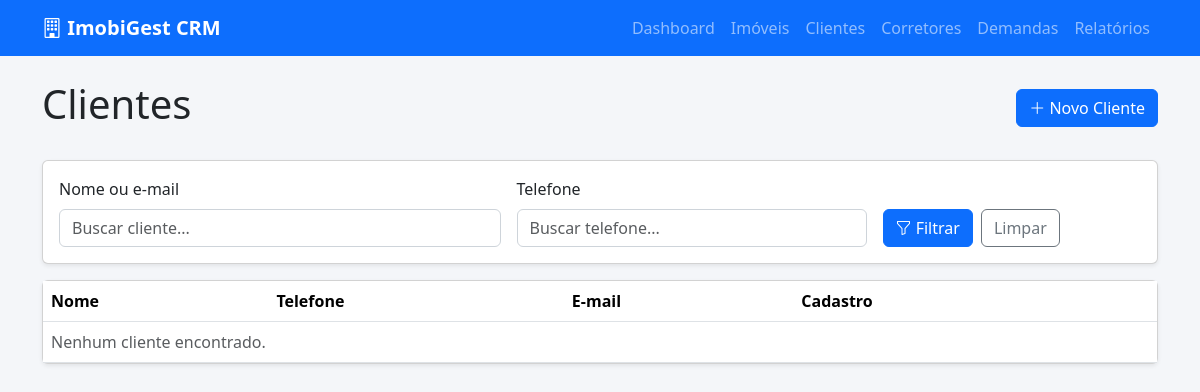
/clientes/, run on an earlier commit of the app's database.
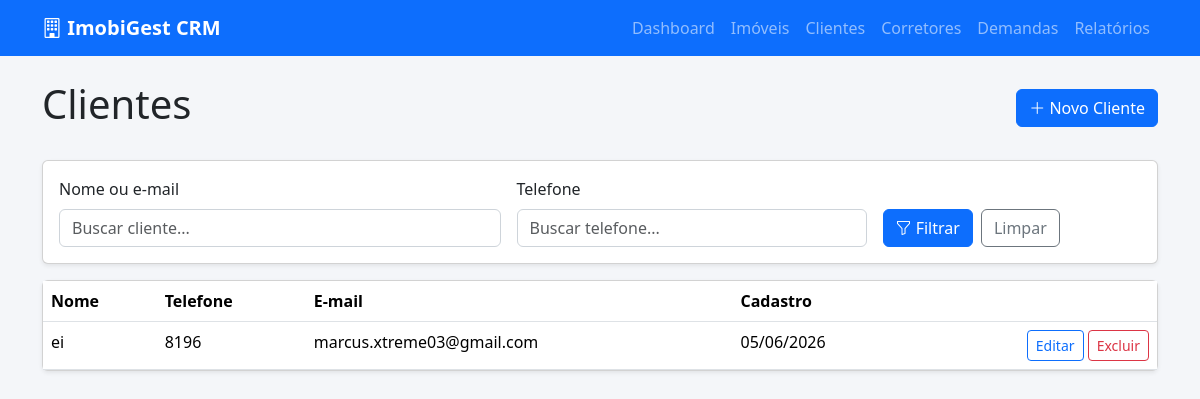
And on a later commit of the database.
### apps/imoveis/models.py (models this page shows, shortened)
class Cliente(models.Model):
    nome = models.CharField(max_length=150)
    telefone = models.CharField(max_length=20)
    email = models.EmailField(blank=True, null=True)
    observacao = models.TextField(blank=True, null=True)
    criado_em = models.DateTimeField(auto_now_add=True)

### apps/clientes/views.py (the view)
# urls.py: path('', ClienteListView.as_view(), name='list'),
class ClienteListView(ListView):
    model = Cliente
    template_name = 'clientes/list.html'
    context_object_name = 'clientes'
    paginate_by = 10
    def get_queryset(self):
        qs = Cliente.objects.all()
        params = self.request.GET
        if q := params.get('q', '').strip():
            qs = qs.filter(
                Q(nome__icontains=q) | Q(email__icontains=q)
            )
        if telefone := params.get('telefone', '').strip():
            qs = qs.filter(telefone__icontains=telefone)
        return qs.order_by('-criado_em')

### apps/clientes/templates/clientes/list.html (shortened to what this page needs)
{% extends 'base.html' %}
{% block content %}
<div class="d-flex justify-content-between align-items-center mb-4">
    <h1>Clientes</h1>
    <a href="{% url 'clientes:create' %}" class="btn btn-primary"><i class="bi bi-plus-lg"></i> Novo Cliente</a>
</div>
<div class="card shadow-sm mb-3">
    <div class="card-body">
        <form method="get" class="row g-3 align-items-end">
            <div class="col-md-5">
                <label class="form-label">Nome ou e-mail</label>
                <input type="text" name="q" class="form-control" placeholder="Buscar cliente..." value="{{ request.GET.q }}">
            </div>
            <div class="col-md-4">
                <label class="form-label">Telefone</label>
                <input type="text" name="telefone" class="form-control" placeholder="Buscar telefone..." value="{{ request.GET.telefone }}">
            </div>
            <div class="col-md-3 d-flex gap-2">
                <button class="btn btn-primary"><i class="bi bi-funnel"></i> Filtrar</button>
                <a href="{% url 'clientes:list' %}" class="btn btn-outline-secondary">Limpar</a>
            </div>
        </form>
    </div>
</div>
<div class="card shadow-sm">
    <div class="table-responsive">
        <table class="table table-hover mb-0">
            <thead>
                <tr>
                    <th>Nome</th>
                    <th>Telefone</th>
                    <th>E-mail</th>
                    <th>Cadastro</th>
                    <th></th>
                </tr>
            </thead>
            <tbody>
                {% for cliente in clientes %}
                <tr>
                    <td>{{ cliente.nome }}</td>
                    <td>{{ cliente.telefone }}</td>
                    <td>{{ cliente.email|default:"—" }}</td>
                    <td>{{ cliente.criado_em|date:"d/m/Y" }}</td>
                    <td class="table-actions text-end">
                        <a href="{% url 'clientes:update' cliente.pk %}" class="btn btn-sm btn-outline-primary">Editar</a>
                        <a href="{% url 'clientes:delete' cliente.pk %}" class="btn btn-sm btn-outline-danger">Excluir</a>
                    </td>
                </tr>
                {% empty %}
                <tr><td colspan="5" class="text-muted">Nenhum cliente encontrado.</td></tr>
                {% endfor %}
            </tbody>
        </table>
    </div>
</div>
{% endblock %}

What changed in the data, as far as the page shows it:
added Cliente: nome "ei", telefone "8196", email "marcus.xtreme03@gmail.com", criado_em "05/06/2026"
Also different on the page:
text no longer shown: "Nenhum cliente encontrado."
